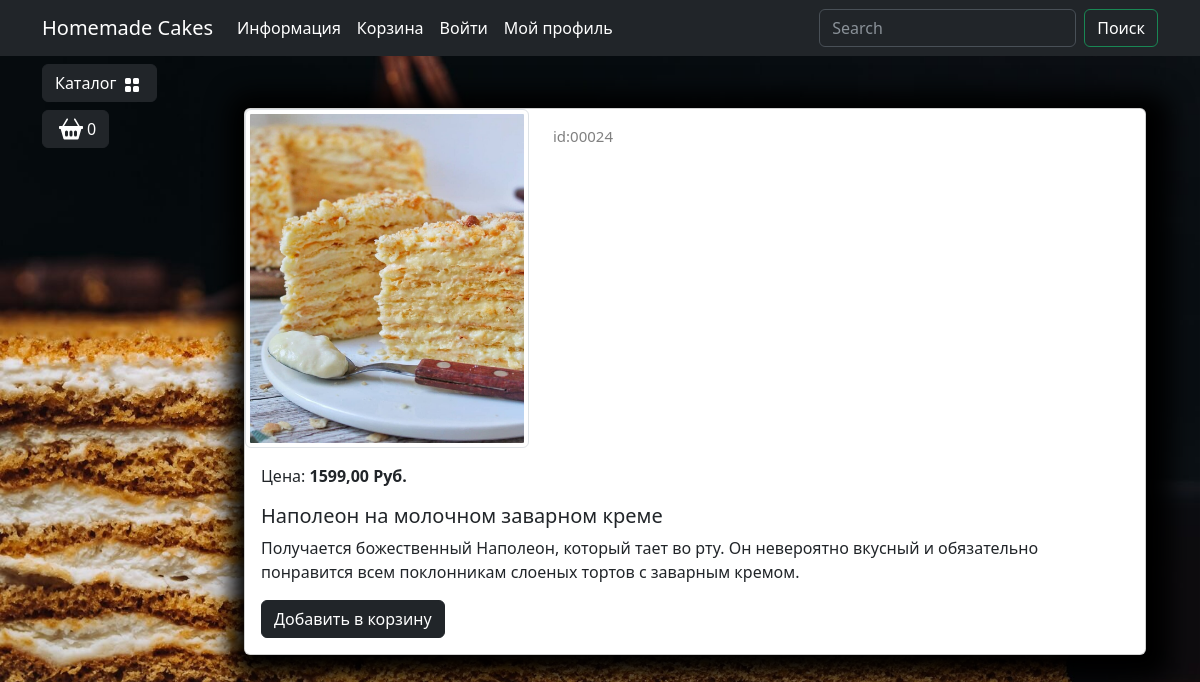
Page /catalog/product/napoleon-na-molochnom-zavarnom-kreme/ on the committed database.
### goods/models.py (models this page shows, shortened)
class Products(models.Model):
    name = models.CharField(max_length=150, unique=True, verbose_name="Название")
    slug = models.SlugField(max_length=200, unique=True, blank=True, null=True, verbose_name="URL")
    description = models.TextField(blank=True, null=True, verbose_name="Описание")
    image = models.ImageField(upload_to="goods_images", blank=True, null=True, verbose_name="Изображение")
    price = models.DecimalField(default=0.00, max_digits=7, decimal_places=2, verbose_name="Цена")
    dicsount = models.DecimalField(default=0.00, max_digits=4, decimal_places=2, verbose_name="Скидка на товар(%)")
    quantity = models.PositiveBigIntegerField(default=0, verbose_name="Количество")
    category = models.ForeignKey(to=Categories, on_delete=models.CASCADE, verbose_name='Категория')
    class Meta:
        db_table = "product"
        verbose_name = "Продукт"
        verbose_name_plural = "Продукты"
        ordering = ("id",)
    def display_id(self):
        return f"{self.id:05}"
    def sell_price(self):
        if self.dicsount:
            return round(self.price - (self.price * self.dicsount) / 100, 2)
        else:
            return self.price

### goods/views.py (the view)
# urls.py: path('product/<slug:product_slug>/', views.product, name = 'product'),
def product(request, product_slug):
    product = Products.objects.get(slug = product_slug)
    context = {
        'product': product,
    }
    return render(request, "goods/product.html", context = context)

### goods/templatetags/goods_tags.py (called while the page is built)
@register.simple_tag()
def tag_categories():
    return Categories.objects.all()

### goods/templates/goods/product.html (shortened to what this page needs)
{% extends "main/base.html" %}
{% load static %}
{% block content %}
<div class="container mt-5">
    <div class="card mb-4 custom-shadow">
        <div class="row">
            <div class="col-md-4">
                <img src="{{ product.image.url }}"
                    class="img-thumbnail" data-bs-toggle="modal" data-bs-target="#imageModal1">
            </div>
            <div class="col-md-4 ">
                <p class="product_id mt-3">id:{{ product.display_id }}</p>
            </div>
        </div>
        <div class="card-body">
            <p class="card-text">Цена: <strong>{{ product.sell_price }} Руб.</strong></p>
            <h5 class="card-title">{{ product.name }}</h5>
            <p class="card-text">{{ product.description }}</p>
            <a href="#" class="btn btn-dark add-to-cart">Добавить в корзину</a>
        </div>
    </div>
</div>
{% endblock content %}

### static/deps/css/my_css.css (style rules this page uses)
body { background-image: url("../images/bg-image_1.jpg"); background-repeat: no-repeat; background-attachment: fixed; background-position: center center; background-size: cover; height: 100%; }
.custom-shadow { box-shadow: 5px 5px 25px 19px #000000; }
.product_id { color: gray; font-size: 15px; }

### rows in the picture
Products: image (picture), display_id "00024", sell_price "1599,00", name "Наполеон на молочном заварном креме", description "Получается божественный Наполеон, который тает во рту. Он невероятно вкусный и обязательно понравится всем поклонникам слоеных тортов с заварным кремом."
